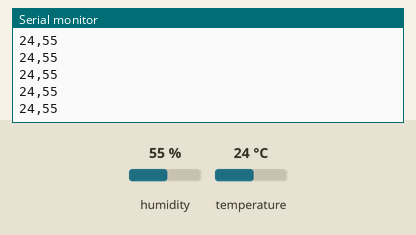
This sketch was run on a simulated Arduino Uno, built with avr-gcc and run on an emulated ATmega328P. On the bench: the last lines printed to the serial monitor. The inputs (shaded band) are chosen by the test bench; at power-on: humidity 55 %, temperature 24 °C.

Above: at 1.2 s.
1.3 s: humidity set to 22 %
At 1.52 s:
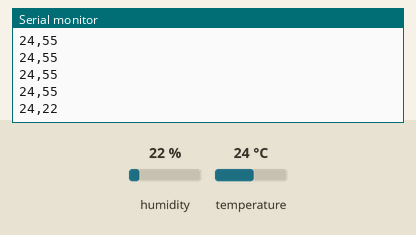
2.8 s: temperature set to 12 °C
At 2.9 s:
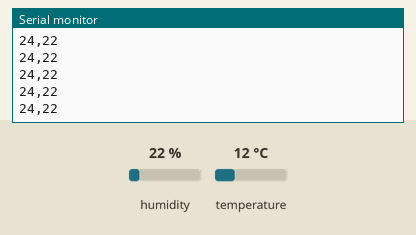
4.3 s: humidity set to 40 %
At 4.41 s:
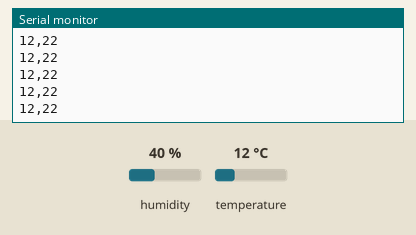
Timing chart, 0 to 7.3 s (numbered marks = the images above; inputs shaded):
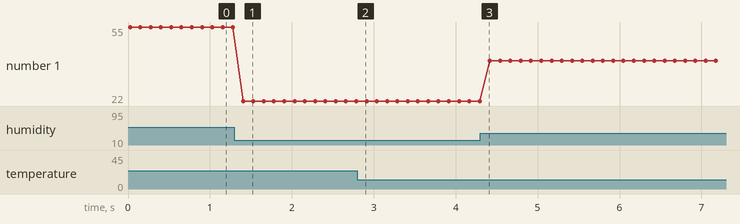

The sketch:

teperature_control.ino
```cpp
#include <DFRobot_DHT11.h>
DFRobot_DHT11 DHT;
#define DHT11_PIN 5

void setup(){
  Serial.begin(9600);
}

void loop(){
  DHT.read(DHT11_PIN);
  Serial.print(DHT.temperature);
  Serial.print(",");
  Serial.print(DHT.humidity);
  Serial.println("");
  delay(100);
}
```

Measured:
- after the input at 1.3 s, the serial monitor: prints a new line after 0.11 s (image 1)
- plotted number 1: 55 → 22 after the input at 1.3 s, 22 → 40 after the input at 4.3 s
